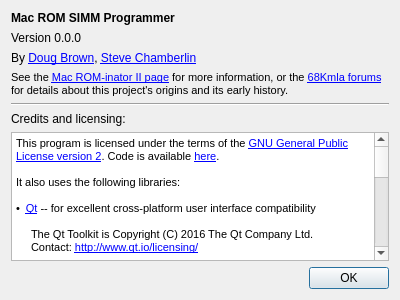
<?xml version="1.0" encoding="UTF-8"?>
<ui version="4.0">
 <class>AboutBox</class>
 <widget class="QDialog" name="AboutBox">
  <property name="geometry">
   <rect>
    <x>0</x>
    <y>0</y>
    <width>400</width>
    <height>300</height>
   </rect>
  </property>
  <property name="windowTitle">
   <string>About SIMM Programmer</string>
  </property>
  <layout class="QVBoxLayout" name="verticalLayout">
   <item>
    <widget class="QLabel" name="titleLabel">
     <property name="font">
      <font>
       <weight>75</weight>
       <bold>true</bold>
      </font>
     </property>
     <property name="text">
      <string>Mac ROM SIMM Programmer</string>
     </property>
     <property name="wordWrap">
      <bool>true</bool>
     </property>
    </widget>
   </item>
   <item>
    <widget class="QLabel" name="versionLabel">
     <property name="text">
      <string>Version 0.0.0</string>
     </property>
     <property name="wordWrap">
      <bool>true</bool>
     </property>
    </widget>
   </item>
   <item>
    <widget class="LabelWithLinks" name="byLabel">
     <property name="text">
      <string>&lt;html&gt;&lt;head/&gt;&lt;body&gt;&lt;p&gt;By &lt;a href=&quot;http://www.downtowndougbrown.com/&quot;&gt;&lt;span style=&quot; text-decoration: underline; color:palette(link);&quot;&gt;Doug Brown&lt;/span&gt;&lt;/a&gt;, &lt;a href=&quot;http://www.bigmessowires.com&quot;&gt;&lt;span style=&quot; text-decoration: underline; color:palette(link);&quot;&gt;Steve Chamberlin&lt;/span&gt;&lt;/a&gt;&lt;/p&gt;&lt;/body&gt;&lt;/html&gt;</string>
     </property>
     <property name="wordWrap">
      <bool>true</bool>
     </property>
     <property name="openExternalLinks">
      <bool>true</bool>
     </property>
    </widget>
   </item>
   <item>
    <widget class="LabelWithLinks" name="detailLabel">
     <property name="text">
      <string>&lt;!DOCTYPE HTML PUBLIC &quot;-//W3C//DTD HTML 4.0//EN&quot; &quot;http://www.w3.org/TR/REC-html40/strict.dtd&quot;&gt;
&lt;html&gt;&lt;head&gt;&lt;meta name=&quot;qrichtext&quot; content=&quot;1&quot; /&gt;&lt;style type=&quot;text/css&quot;&gt;
p, li { white-space: pre-wrap; }
&lt;/style&gt;&lt;/head&gt;&lt;body style=&quot; font-family:MS Shell Dlg 2,Helvetica,Arial; font-size:11px; font-weight:400; font-style:normal;&quot;&gt;
&lt;p style=&quot; margin-top:0px; margin-bottom:0px; margin-left:0px; margin-right:0px; -qt-block-indent:0; text-indent:0px;&quot;&gt;See the &lt;a href=&quot;http://www.bigmessowires.com/mac-rom-inator-ii/&quot;&gt;&lt;span style=&quot; text-decoration: underline; color:palette(link);&quot;&gt;Mac ROM-inator II page&lt;/span&gt;&lt;/a&gt; for more information, or the &lt;a href=&quot;https://68kmla.org/bb/index.php?threads/another-iici-rom-hack.23519/&quot;&gt;&lt;span style=&quot; text-decoration: underline; color:palette(link);&quot;&gt;68Kmla forums&lt;/span&gt;&lt;/a&gt; for details about this project's origins and its early history.&lt;/p&gt;&lt;/body&gt;&lt;/html&gt;</string>
     </property>
     <property name="wordWrap">
      <bool>true</bool>
     </property>
     <property name="openExternalLinks">
      <bool>true</bool>
     </property>
    </widget>
   </item>
   <item>
    <widget class="Line" name="line">
     <property name="orientation">
      <enum>Qt::Horizontal</enum>
     </property>
    </widget>
   </item>
   <item>
    <widget class="QLabel" name="label_2">
     <property name="text">
      <string>Credits and licensing:</string>
     </property>
    </widget>
   </item>
   <item>
    <widget class="TextBrowserWithLinks" name="textBrowser">
     <property name="html">
      <string>&lt;!DOCTYPE HTML PUBLIC &quot;-//W3C//DTD HTML 4.0//EN&quot; &quot;http://www.w3.org/TR/REC-html40/strict.dtd&quot;&gt;
&lt;html&gt;&lt;head&gt;&lt;meta name=&quot;qrichtext&quot; content=&quot;1&quot; /&gt;&lt;style type=&quot;text/css&quot;&gt;
p, li { white-space: pre-wrap; }
&lt;/style&gt;&lt;/head&gt;&lt;body style=&quot; font-family:MS Shell Dlg 2,Helvetica,Arial; font-size:11px; font-weight:400; font-style:normal;&quot;&gt;
&lt;p style=&quot; margin-top:0px; margin-bottom:0px; margin-left:0px; margin-right:0px; -qt-block-indent:0; text-indent:0px;&quot;&gt;&lt;span style=&quot; font-size:11px;&quot;&gt;This program is licensed under the terms of the &lt;/span&gt;&lt;a href=&quot;https://www.gnu.org/licenses/old-licenses/gpl-2.0.html&quot;&gt;&lt;span style=&quot; font-size:11px; text-decoration: underline; color:palette(link);&quot;&gt;GNU General Public License version 2&lt;/span&gt;&lt;/a&gt;&lt;span style=&quot; font-size:11px;&quot;&gt;. Code is available &lt;/span&gt;&lt;a href=&quot;https://github.com/dougg3/mac-rom-simm-programmer.software&quot;&gt;&lt;span style=&quot; font-size:11px; text-decoration: underline; color:palette(link);&quot;&gt;here&lt;/span&gt;&lt;/a&gt;&lt;span style=&quot; font-size:11px;&quot;&gt;.&lt;/span&gt;&lt;/p&gt;
&lt;p style=&quot;-qt-paragraph-type:empty; margin-top:0px; margin-bottom:0px; margin-left:0px; margin-right:0px; -qt-block-indent:0; text-indent:0px; font-size:11px;&quot;&gt;&lt;br /&gt;&lt;/p&gt;
&lt;p style=&quot; margin-top:0px; margin-bottom:0px; margin-left:0px; margin-right:0px; -qt-block-indent:0; text-indent:0px;&quot;&gt;&lt;span style=&quot; font-size:11px;&quot;&gt;It also uses the following libraries:&lt;/span&gt;&lt;/p&gt;
&lt;p style=&quot;-qt-paragraph-type:empty; margin-top:0px; margin-bottom:0px; margin-left:0px; margin-right:0px; -qt-block-indent:0; text-indent:0px; font-size:11px;&quot;&gt;&lt;br /&gt;&lt;/p&gt;
&lt;p style=&quot; margin-top:0px; margin-bottom:0px; margin-left:0px; margin-right:0px; -qt-block-indent:0; text-indent:0px;&quot;&gt;&lt;span style=&quot; font-size:11px;&quot;&gt;•  &lt;/span&gt;&lt;a href=&quot;https://github.com/qt/qt5&quot;&gt;&lt;span style=&quot; font-size:11px; text-decoration: underline; color:palette(link);&quot;&gt;Qt&lt;/span&gt;&lt;/a&gt;&lt;span style=&quot; font-size:11px;&quot;&gt; -- for excellent cross-platform user interface compatibility&lt;/span&gt;&lt;/p&gt;
&lt;p style=&quot;-qt-paragraph-type:empty; margin-top:0px; margin-bottom:0px; margin-left:0px; margin-right:0px; -qt-block-indent:0; text-indent:0px; font-size:11px;&quot;&gt;&lt;br /&gt;&lt;/p&gt;
&lt;p style=&quot; margin-top:0px; margin-bottom:0px; margin-left:15px; margin-right:0px; -qt-block-indent:0; text-indent:0px;&quot;&gt;The Qt Toolkit is Copyright (C) 2016 The Qt Company Ltd.&lt;/p&gt;
&lt;p style=&quot; margin-top:0px; margin-bottom:0px; margin-left:15px; margin-right:0px; -qt-block-indent:0; text-indent:0px;&quot;&gt;Contact: &lt;a href=&quot;http://www.qt.io/licensing/&quot;&gt;&lt;span style=&quot; font-size:11px; text-decoration: underline; color:palette(link);&quot;&gt;http://www.qt.io/licensing/&lt;/span&gt;&lt;/a&gt;&lt;/p&gt;
&lt;p style=&quot;-qt-paragraph-type:empty; margin-top:0px; margin-bottom:0px; margin-left:15px; margin-right:0px; -qt-block-indent:0; text-indent:0px; font-size:11px;&quot;&gt;&lt;br /&gt;&lt;/p&gt;
&lt;p style=&quot; margin-top:0px; margin-bottom:0px; margin-left:15px; margin-right:0px; -qt-block-indent:0; text-indent:0px;&quot;&gt;&lt;span style=&quot; font-size:11px;&quot;&gt;Qt is licensed under the &lt;/span&gt;&lt;a href=&quot;https://www.gnu.org/licenses/old-licenses/gpl-2.0.en.html&quot;&gt;&lt;span style=&quot; font-size:11px; text-decoration: underline; color:palette(link);&quot;&gt;GNU General Public License version 2&lt;/span&gt;&lt;/a&gt;&lt;span style=&quot; font-size:11px;&quot;&gt;.&lt;/span&gt;&lt;/p&gt;
&lt;p style=&quot;-qt-paragraph-type:empty; margin-top:0px; margin-bottom:0px; margin-left:0px; margin-right:0px; -qt-block-indent:0; text-indent:0px; font-size:11px;&quot;&gt;&lt;br /&gt;&lt;/p&gt;
&lt;p style=&quot; margin-top:0px; margin-bottom:0px; margin-left:0px; margin-right:0px; -qt-block-indent:0; text-indent:0px;&quot;&gt;&lt;span style=&quot; font-size:11px;&quot;&gt;•  &lt;/span&gt;&lt;a href=&quot;https://github.com/qextserialport/qextserialport&quot;&gt;&lt;span style=&quot; font-size:11px; text-decoration: underline; color:palette(link);&quot;&gt;QextSerialPort&lt;/span&gt;&lt;/a&gt;&lt;span style=&quot; font-size:11px;&quot;&gt; -- for communication with the SIMM programmer board:&lt;/span&gt;&lt;/p&gt;
&lt;p style=&quot;-qt-paragraph-type:empty; margin-top:0px; margin-bottom:0px; margin-left:0px; margin-right:0px; -qt-block-indent:0; text-indent:0px; font-size:11px;&quot;&gt;&lt;br /&gt;&lt;/p&gt;
&lt;p style=&quot; margin-top:0px; margin-bottom:0px; margin-left:15px; margin-right:0px; -qt-block-indent:0; text-indent:0px;&quot;&gt;&lt;span style=&quot; font-size:11px;&quot;&gt;Copyright © 2000-2003 Wayne Roth&lt;/span&gt;&lt;/p&gt;
&lt;p style=&quot; margin-top:0px; margin-bottom:0px; margin-left:15px; margin-right:0px; -qt-block-indent:0; text-indent:0px;&quot;&gt;&lt;span style=&quot; font-size:11px;&quot;&gt;Copyright © 2004-2007 Stefan Sander&lt;/span&gt;&lt;/p&gt;
&lt;p style=&quot; margin-top:0px; margin-bottom:0px; margin-left:15px; margin-right:0px; -qt-block-indent:0; text-indent:0px;&quot;&gt;&lt;span style=&quot; font-size:11px;&quot;&gt;Copyright © 2007 Michal Policht&lt;/span&gt;&lt;/p&gt;
&lt;p style=&quot; margin-top:0px; margin-bottom:0px; margin-left:15px; margin-right:0px; -qt-block-indent:0; text-indent:0px;&quot;&gt;&lt;span style=&quot; font-size:11px;&quot;&gt;Copyright © 2008 Brandon Fosdick&lt;/span&gt;&lt;/p&gt;
&lt;p style=&quot; margin-top:0px; margin-bottom:0px; margin-left:15px; margin-right:0px; -qt-block-indent:0; text-indent:0px;&quot;&gt;&lt;span style=&quot; font-size:11px;&quot;&gt;Copyright © 2009-2010 Liam Staskawicz&lt;/span&gt;&lt;/p&gt;
&lt;p style=&quot; margin-top:0px; margin-bottom:0px; margin-left:15px; margin-right:0px; -qt-block-indent:0; text-indent:0px;&quot;&gt;&lt;span style=&quot; font-size:11px;&quot;&gt;Copyright © 2011 Debao Zhang&lt;/span&gt;&lt;/p&gt;
&lt;p style=&quot;-qt-paragraph-type:empty; margin-top:0px; margin-bottom:0px; margin-left:0px; margin-right:0px; -qt-block-indent:0; text-indent:0px; font-size:11px;&quot;&gt;&lt;br /&gt;&lt;/p&gt;
&lt;p style=&quot; margin-top:0px; margin-bottom:0px; margin-left:0px; margin-right:0px; -qt-block-indent:0; text-indent:0px;&quot;&gt;&lt;span style=&quot; font-size:11px;&quot;&gt;•  &lt;/span&gt;&lt;a href=&quot;https://github.com/steve-chamberlin/fc8-compression/&quot;&gt;&lt;span style=&quot; font-size:11px; text-decoration: underline; color:palette(link);&quot;&gt;FC8 compression&lt;/span&gt;&lt;/a&gt;&lt;span style=&quot; font-size:11px;&quot;&gt; by Steve Chamberlin, 2016.&lt;/span&gt;&lt;/p&gt;
&lt;p style=&quot;-qt-paragraph-type:empty; margin-top:0px; margin-bottom:0px; margin-left:0px; margin-right:0px; -qt-block-indent:0; text-indent:0px; font-size:11px;&quot;&gt;&lt;br /&gt;&lt;/p&gt;
&lt;p style=&quot; margin-top:0px; margin-bottom:0px; margin-left:15px; margin-right:0px; -qt-block-indent:0; text-indent:0px;&quot;&gt;&lt;span style=&quot; font-size:11px;&quot;&gt;Some concepts and code derived from liblzg by Marcus Geelnard, 2010.&lt;/span&gt;&lt;/p&gt;
&lt;p style=&quot;-qt-paragraph-type:empty; margin-top:0px; margin-bottom:0px; margin-left:0px; margin-right:0px; -qt-block-indent:0; text-indent:0px; font-size:11px;&quot;&gt;&lt;br /&gt;&lt;/p&gt;
&lt;p style=&quot; margin-top:0px; margin-bottom:0px; margin-left:0px; margin-right:0px; -qt-block-indent:0; text-indent:0px;&quot;&gt;&lt;span style=&quot; font-size:11px;&quot;&gt;•  The programmer board firmware uses &lt;/span&gt;&lt;a href=&quot;http://www.fourwalledcubicle.com/LUFA.php&quot;&gt;&lt;span style=&quot; font-size:11px; text-decoration: underline; color:palette(link);&quot;&gt;LUFA&lt;/span&gt;&lt;/a&gt;&lt;span style=&quot; font-size:11px;&quot;&gt; for its USB communication:&lt;/span&gt;&lt;/p&gt;
&lt;p style=&quot;-qt-paragraph-type:empty; margin-top:0px; margin-bottom:0px; margin-left:0px; margin-right:0px; -qt-block-indent:0; text-indent:0px; font-size:11px;&quot;&gt;&lt;br /&gt;&lt;/p&gt;
&lt;p style=&quot; margin-top:0px; margin-bottom:0px; margin-left:15px; margin-right:0px; -qt-block-indent:0; text-indent:0px;&quot;&gt;&lt;span style=&quot; font-size:11px;&quot;&gt;Copyright © Dean Camera, 2012&lt;/span&gt;&lt;/p&gt;&lt;/body&gt;&lt;/html&gt;</string>
     </property>
     <property name="openExternalLinks">
      <bool>true</bool>
     </property>
    </widget>
   </item>
   <item>
    <widget class="QDialogButtonBox" name="buttonBox">
     <property name="orientation">
      <enum>Qt::Horizontal</enum>
     </property>
     <property name="standardButtons">
      <set>QDialogButtonBox::Ok</set>
     </property>
    </widget>
   </item>
  </layout>
 </widget>
 <customwidgets>
  <customwidget>
   <class>LabelWithLinks</class>
   <extends>QLabel</extends>
   <header>labelwithlinks.h</header>
  </customwidget>
  <customwidget>
   <class>TextBrowserWithLinks</class>
   <extends>QTextBrowser</extends>
   <header>textbrowserwithlinks.h</header>
  </customwidget>
 </customwidgets>
 <resources/>
 <connections>
  <connection>
   <sender>buttonBox</sender>
   <signal>accepted()</signal>
   <receiver>AboutBox</receiver>
   <slot>accept()</slot>
   <hints>
    <hint type="sourcelabel">
     <x>248</x>
     <y>254</y>
    </hint>
    <hint type="destinationlabel">
     <x>157</x>
     <y>274</y>
    </hint>
   </hints>
  </connection>
  <connection>
   <sender>buttonBox</sender>
   <signal>rejected()</signal>
   <receiver>AboutBox</receiver>
   <slot>reject()</slot>
   <hints>
    <hint type="sourcelabel">
     <x>316</x>
     <y>260</y>
    </hint>
    <hint type="destinationlabel">
     <x>286</x>
     <y>274</y>
    </hint>
   </hints>
  </connection>
 </connections>
</ui>
